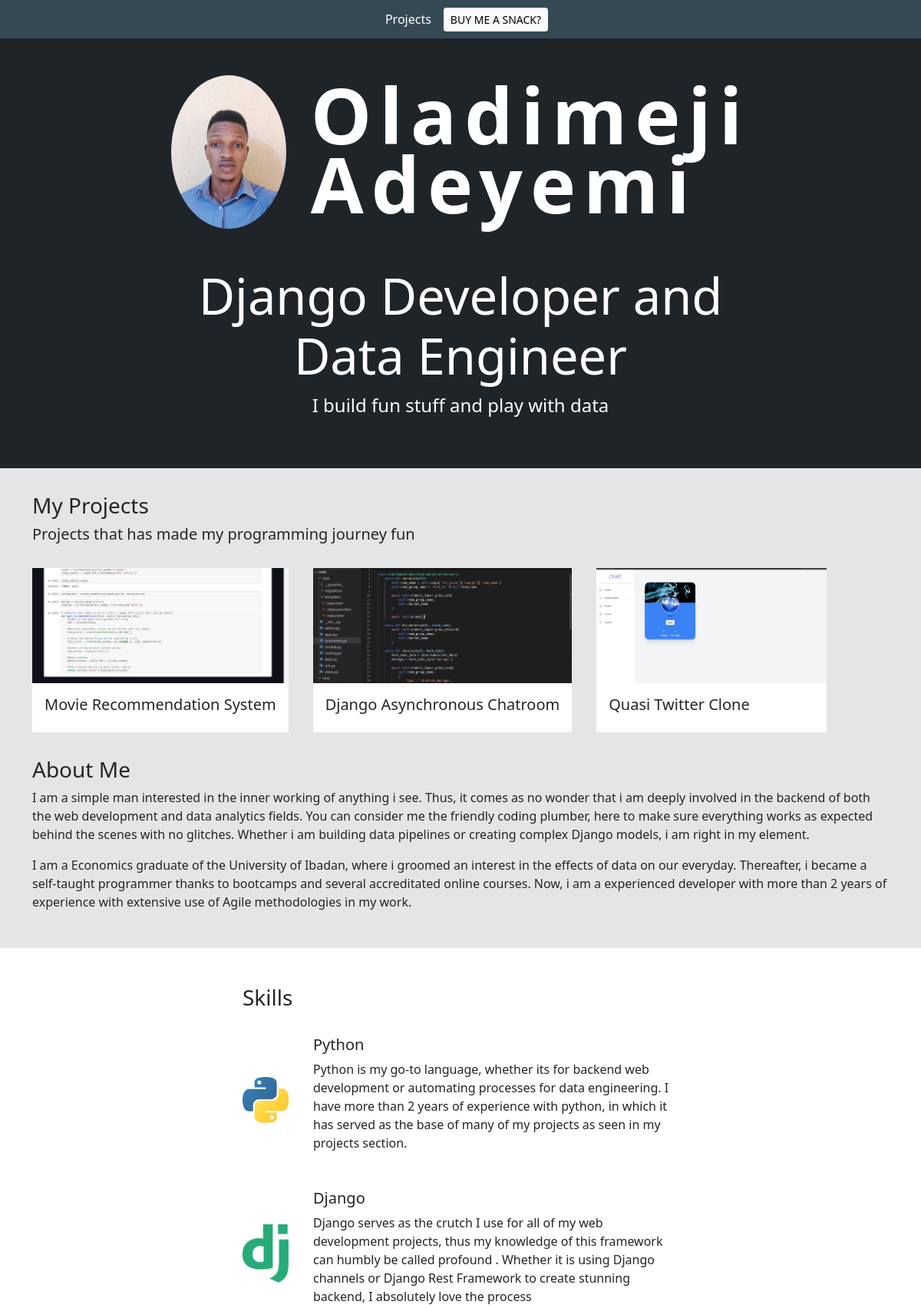
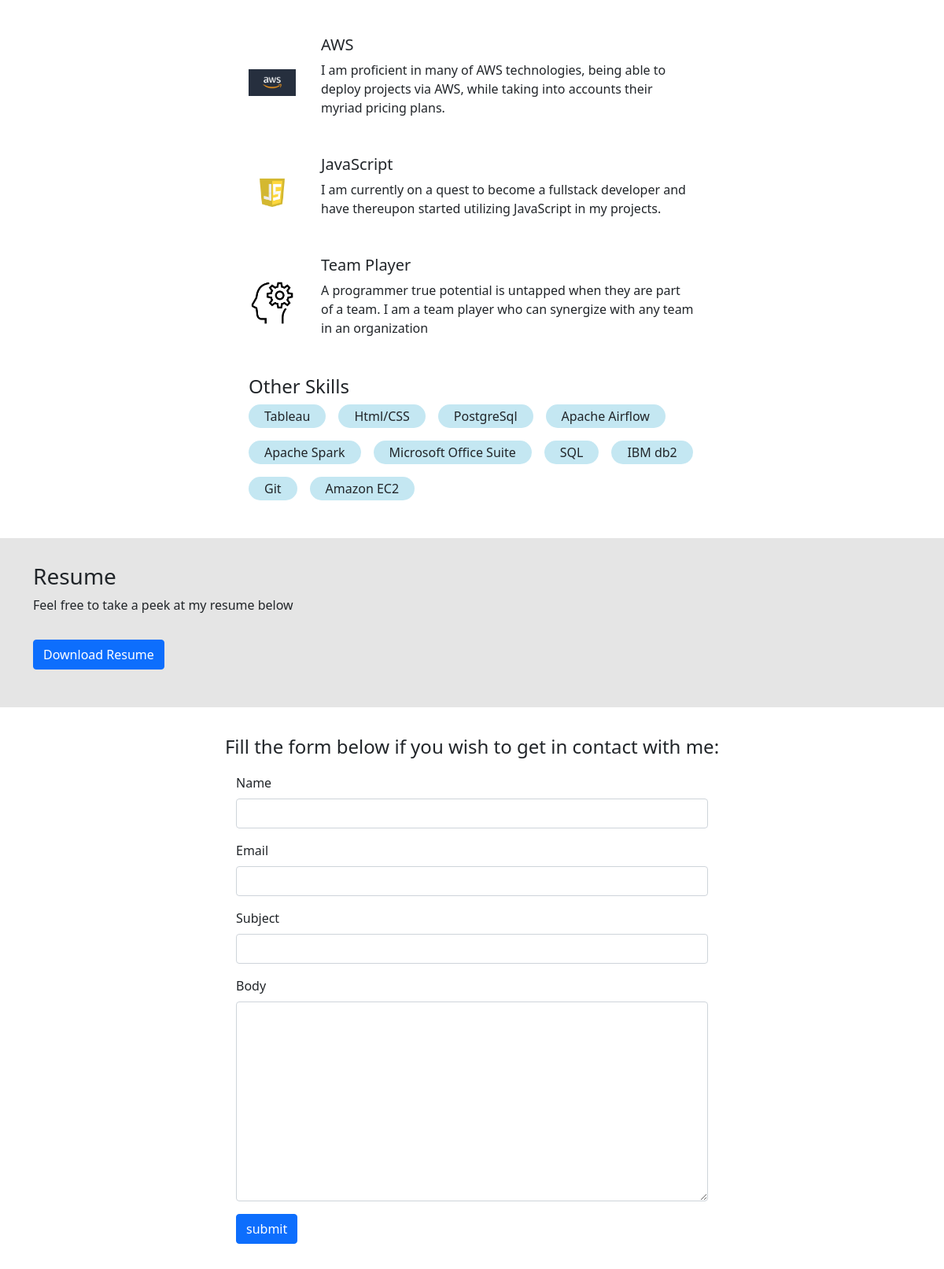
The page / on the database its author committed (2 pictures, top to bottom).
### base/models.py (models this page shows, shortened)
class Project(models.Model):
    title = models.CharField(max_length=200)
    thumbnail = models.ImageField(null=True)
    body = RichTextUploadingField()
    slug = models.SlugField(null=True, blank=True)
    created = models.DateTimeField(auto_now_add=True)
    id = models.UUIDField(default=uuid.uuid4,  unique=True,
                          primary_key=True, editable=False)

class Skill(models.Model):
    title = models.CharField(max_length=200)
    body = models.TextField(null=True, blank=True)
    logo = models.ImageField(null=False, default="skill.png")
    created = models.DateTimeField(auto_now_add=True)
    id = models.UUIDField(default=uuid.uuid4,  unique=True,
                          primary_key=True, editable=False)

class Message(models.Model):
    name = models.CharField(max_length=200, null=True)
    email = models.CharField(max_length=200, null=True)
    subject = models.CharField(max_length=200, null=True)
    body = models.TextField()
    is_read = models.BooleanField(default=False)
    created = models.DateTimeField(auto_now_add=True)
    id = models.UUIDField(default=uuid.uuid4,  unique=True,
                          primary_key=True, editable=False)

### base/views.py (the view)
# urls.py: path('', views.homePage, name="home"),
def homePage(request):
    projects = Project.objects.all()
    detailedSkills = Skill.objects.exclude(body='')
    skills = Skill.objects.filter(body='')
    endorsements = Endorsement.objects.filter(approved=True)
    form = MessageForm()
    if request.method == 'POST':
        form = MessageForm(request.POST)
        if form.is_valid():
            form.save()
            messages.success(request, 'You message was successfully sent!.')
    context = {'projects': projects, 'skills': skills,
               'detailedSkills': detailedSkills, 'form': form, 'endorsements': endorsements}
    return render(request, 'base/home.html', context)

### base/forms.py
class MessageForm(ModelForm):
    class Meta:
        model = Message
        fields = '__all__'
        exclude = ['is_read']
    def __init__(self, *args, **kwargs):
        super(MessageForm, self).__init__(*args, **kwargs)
        self.fields['name'].widget.attrs.update(
            {'class': 'form-control'})
        self.fields['email'].widget.attrs.update(
            {'class': 'form-control', })
        self.fields['subject'].widget.attrs.update(
            {'class': 'form-control', })
        self.fields['body'].widget.attrs.update(
            {'class': 'form-control', })

### base/templates/base/home.html (shortened to what this page needs)
{% extends 'base/main.html' %}
{% load static %}
{% block content %}
<section class="hero">
    <div class="hero--content">
        <div class="hero--content--intro">
            <img id="profile_pic" src="{% static 'images/image.jpeg' %}">
            <h1 class="intro--name">Oladimeji <br> Adeyemi </h1>
        </div>
        <div class="hero--content--subheadline">
            <h3 class="description">Django Developer and Data Engineer</h3>
            <p class="slogan">I build fun stuff and play with data</p>
        </div>
    </div>
</section>
<section class="container section--2">
    <h3>My Projects</h3>
    <h5>Projects that has made my programming journey fun </h5>
    <div class="projects--wrapper">
        {% for project in projects %}
        <div class="project--column">
            <a href="{% url 'project' project.id %}">
                <img class="project--thumbnail" src="{{project.thumbnail.url}}">
            </a>
            <div class="project--body">
                <h5>{{project.title}}</h5>
            </div>
        </div>
        {% empty %}
        <h3>There are no projects in the database...</h3 {% endfor %} </div>
        <div class="about--wrapper">
            <h3>About Me</h3>
            <p>
                I am a simple man interested in the inner working of anything i see. Thus, it comes as no wonder that i am deeply involved in the backend of both the web development and
                 data analytics fields. You can consider me the friendly coding plumber, here to make sure everything works as expected behind the scenes with no glitches. Whether i am building data pipelines or creating complex Django models, i am right in my element.
            </p>
             <p>
                 I am a Economics graduate of the University of Ibadan, where i groomed an interest in the effects of data on our everyday. Thereafter, i became a self-taught programmer thanks to bootcamps and several accreditated online courses. Now, i am
                 a experienced developer with more than 2 years of experience with extensive use of Agile methodologies in my work.
             </p>
        </div>
</section>
<section class="section--1">
    <div class="skills--container">
        <h3>Skills</h3>
        {% for skill in detailedSkills %}
        <div class="skill--wrapper">
            {% if skill.logo %}
            <img class="skill--logo" src="{{skill.logo.url}}">
            {% endif %}
            <div>
                <h5>{{skill.title}}</h5>
                <p>{{skill.body}}</p>
            </div>
        </div>
        {% endfor %}
        <h4>Other Skills</h4>
        <div class="other--skills--wrapper">
            {% for skill in skills %}
            <div class="skill--tag">
                <span>{{skill.title}}</span>
            </div>
            {% endfor %}
        </div>
    </div>
</section>
<section class="container section--2">
    <div class="about--wrapper">
        <h3>Resume</h3>
                <p>
                   Feel free to take a peek at my resume below
                </p>
        <a class="btn btn-primary my-3" href="static\images\media\Oladimeji-Adeyemi_resume.pdf">
                Download Resume </a>
    </div>
</section>
<section class="section--1">
    <div class="container">
        <p class="slogan">Fill the form below if you wish to get in contact with me:</p>
        <form class="contact--form" method="POST">
            {% for field in form %}
            <div class="mb-3">
                <label for="exampleInputPassword1" class="form-label">{{field.label}}</label>
                {{field}}
            </div>
            {% endfor %}
            <input class="btn btn-primary" type="submit" value="submit">
        </form>
    </div>
</section>
{% endblock content %}

### base/templates/base/main.html (shortened to what this page needs)
<!DOCTYPE html>
{% load static %}
<html>
<head>
    <link href="https://cdn.jsdelivr.net/npm/bootstrap@5.0.1/dist/css/bootstrap.min.css" rel="stylesheet"
>
    <link rel='stylesheet' type='text/css' media='screen' href="{% static 'styles/main.css' %}">
</head>
<body>
    {% include 'base/navbar.html' %}
    {% block content %}
    {% endblock content %}
</body>
</html>

### base/templates/base/navbar.html (shortened to what this page needs)
<section class="navigation-bar">
    <a class="nav-link" href="{% url 'home' %}">
        Projects
    </a>
    <a class="btn btn-light btn-sm" href="{% url 'donation' %}">
        BUY ME A SNACK?
    </a>
</section>

### static/styles/main.css (style rules this page uses)
body { background-color: #E5E5E5; }
.section--1 { background-color: #fff; padding-top: 2em; padding-bottom: 2em; }
.section--2 { background-color: #E5E5E5; padding-top: 2em; padding-bottom: 2em; }
.navigation-bar { background-color: #354955; height: 50px; display: flex; justify-content: center; align-items: center; }
.nav-link { color: #fff; }
.hero { background-color: #1F2428; min-height: 70vh; color: #fff; }
#profile_pic { height: 200px; width: 200px; object-fit: cover; border-radius: 50%; }
.hero--content { width: 800px; margin: 0 auto; padding: 3em; }
.hero--content--intro { display: flex; color: #fff; justify-content: center; align-items: center; gap: 2em; margin-bottom: 3em; }
.intro--name { font-size: 100px; letter-spacing: .1em; font-weight: 700; line-height: .9em; }
.description { font-size: 65px; text-align: center; }
.slogan { font-size: 24px; text-align: center; }
.projects--wrapper { display: flex; justify-content: flex-start; gap: 2em; margin-top: 2em; margin-bottom: 2em; overflow-x: auto; }
.project--column { min-width: 300px; }
.project--thumbnail { width: 100%; height: 150px; object-fit: cover; }
.project--body { background-color: #fff; padding: 1em; }
.skills--container { width: 600px; margin: 0 auto; padding: 1em; }
.skill--wrapper { margin-top: 2em; margin-bottom: 2em; display: flex; gap: 2em; align-items: center; }
.skill--logo { width: 60px; object-fit: contain; }
.other--skills--wrapper { display: flex; flex-wrap: wrap; gap: 1em; }
.skill--tag { background-color: #C4E7F2; width: fit-content; padding: 3px 20px; border-radius: 20px; }
.contact--form { display: block; max-width: 600px; margin: 0 auto; }

### rows shown on the page
Project: thumbnail (picture), title "Movie Recommendation System"
Project: thumbnail (picture), title "Django Asynchronous Chatroom"
Project: thumbnail (picture), title "Quasi Twitter Clone"
Skill: logo (picture), title "Python", body "Python is my go-to language, whether its for backend web development or automating processes for data engineering. I have more than 2 years of experience with python, in which it has served as the base of many of my projects as seen in my projects section."
Skill: logo (picture), title "Django", body "Django serves as the crutch I use for all of my web development projects, thus my knowledge of this framework can humbly be called profound . Whether it is using Django channels or Django Rest Framework to create stunning backend, I absolutely love the process"
Skill: logo (picture), title "AWS", body "I am proficient in many of AWS technologies, being able to deploy projects via AWS, while taking into accounts their myriad pricing plans."
Skill: logo (picture), title "JavaScript", body "I am currently on a quest to become a fullstack developer and have thereupon started utilizing JavaScript in my projects."
Skill: logo (picture), title "Team Player", body "A programmer true potential is untapped when they are part of a team. I am a team player who can synergize with any team in an organization"
Skill: title "Tableau"
Skill: title "Html/CSS"
Skill: title "PostgreSql"
Skill: title "Apache Airflow"
Skill: title "Apache Spark"
Skill: title "Microsoft Office Suite"
Skill: title "SQL"
Skill: title "IBM db2"
Skill: title "Git"
Skill: title "Amazon EC2"

### other values the page prints
{{ field.label }} "Name" "Email" "Subject" "Body"
